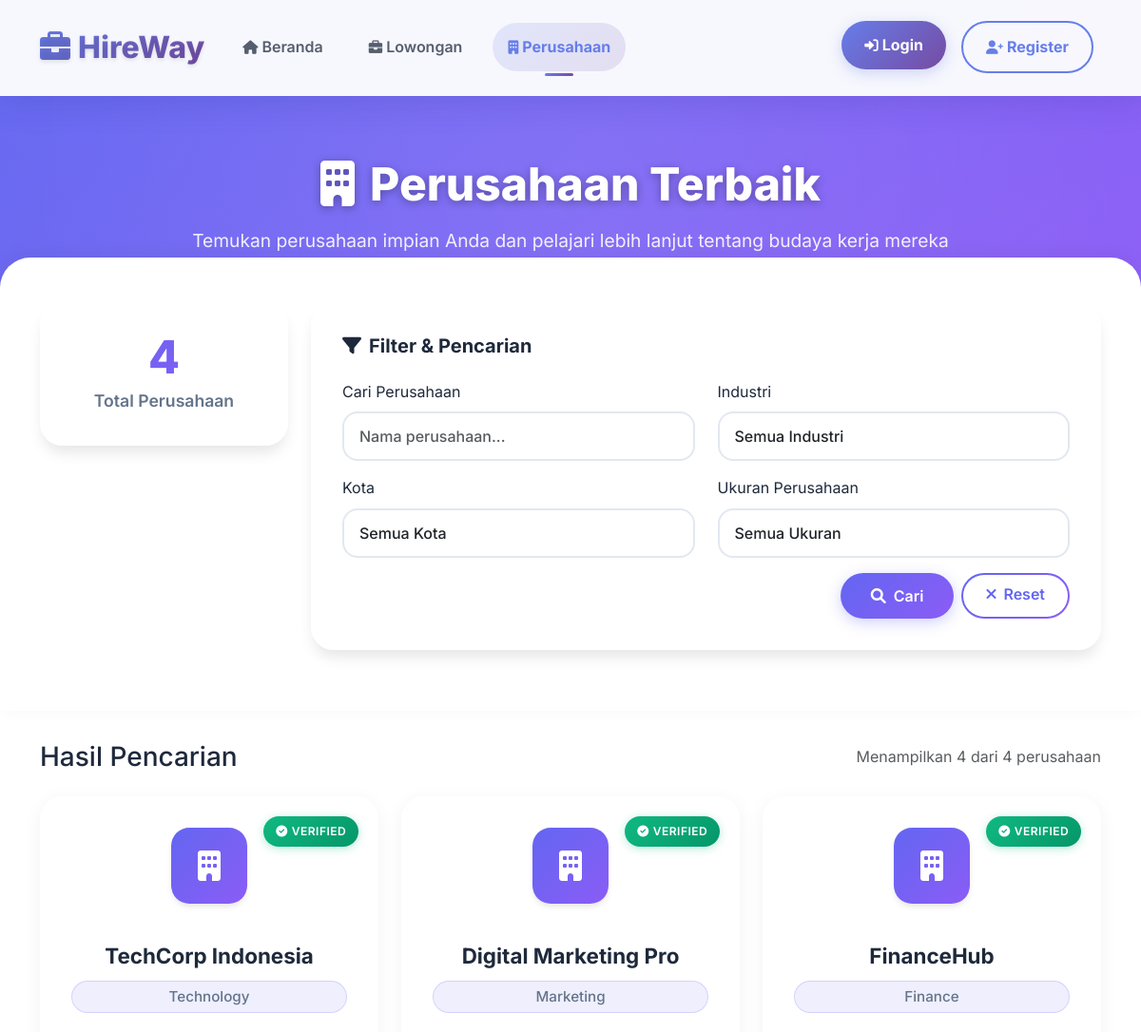
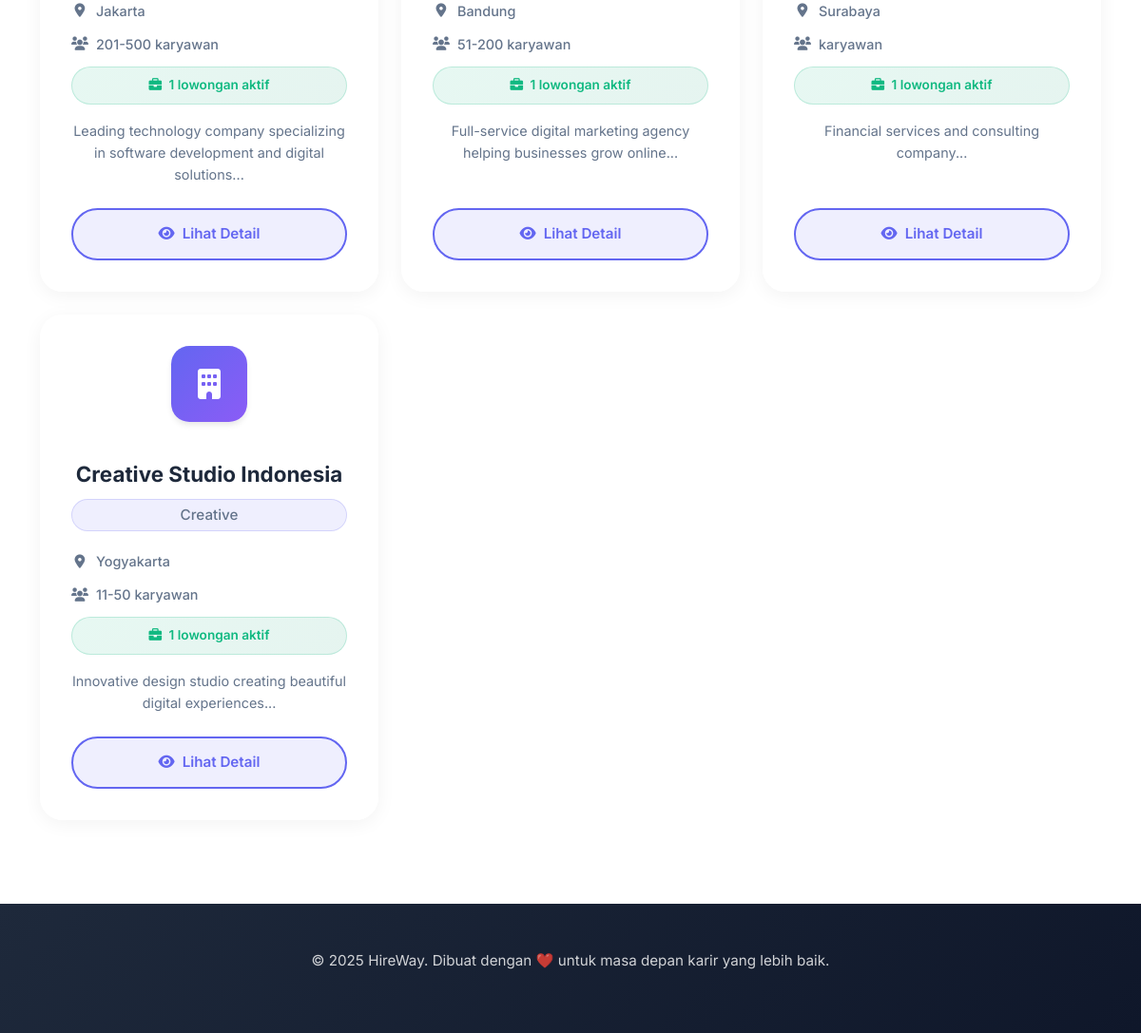
The page /companies.php on the database its author committed (2 pictures, top to bottom).
### tables this page shows
CREATE TABLE companies (
    id INT AUTO_INCREMENT PRIMARY KEY,
    name VARCHAR(150) NOT NULL,
    slug VARCHAR(150) UNIQUE,
    description TEXT,
    industry VARCHAR(100),
    company_size ENUM('1-10', '11-50', '51-200', '201-500', '500+'),
    founded_year YEAR,
    website VARCHAR(255),
    email VARCHAR(100),
    phone VARCHAR(20),
    address TEXT,
    city VARCHAR(100),
    province VARCHAR(100),
    postal_code VARCHAR(10),
    logo VARCHAR(255),
    cover_image VARCHAR(255),
    social_media JSON,
    is_verified BOOLEAN DEFAULT FALSE,
    is_premium BOOLEAN DEFAULT FALSE,
    created_at TIMESTAMP DEFAULT CURRENT_TIMESTAMP,
    updated_at TIMESTAMP DEFAULT CURRENT_TIMESTAMP ON UPDATE CURRENT_TIMESTAMP,
    
    INDEX idx_name (name),
    INDEX idx_slug (slug),
    INDEX idx_industry (industry),
    INDEX idx_city (city),
    INDEX idx_is_verified (is_verified),
    INDEX idx_is_premium (is_premium)
);

### companies.php (the view, shortened to what this page needs)
<?php
require_once 'src/includes/profile_helper.php';
$companies_per_page = 12;
$current_page = isset($_GET['page']) ? max(1, intval($_GET['page'])) : 1;
$offset = ($current_page - 1) * $companies_per_page;
$search = isset($_GET['search']) ? clean_input($_GET['search']) : '';
$sql = "SELECT c.*,
        (SELECT COUNT(*) FROM jobs j WHERE j.company_id = c.id AND j.is_active = 1 AND j.status = 'published') as active_jobs_count,
        (SELECT AVG(rating) FROM reviews r WHERE r.company_id = c.id AND r.is_approved = 1) as avg_rating,
        (SELECT COUNT(*) FROM reviews r WHERE r.company_id = c.id AND r.is_approved = 1) as total_reviews
        FROM companies c WHERE 1=1";
$count_sql = "SELECT COUNT(*) FROM companies c WHERE 1=1";
$params = [];
$count_stmt = $pdo->prepare($count_sql);
$count_stmt->execute($params);
$total_companies = $count_stmt->fetchColumn();
$sql .= " ORDER BY c.is_verified DESC, c.is_premium DESC, c.created_at DESC LIMIT $companies_per_page OFFSET $offset";
$stmt = $pdo->prepare($sql);
$stmt->execute($params);
$companies = $stmt->fetchAll(PDO::FETCH_ASSOC);
?>
<!DOCTYPE html>
<html lang="id">
<head>
    <title>Perusahaan - HireWay</title>    <link href="https://cdn.jsdelivr.net/npm/bootstrap@5.3.0/dist/css/bootstrap.min.css" rel="stylesheet">
    <link href="https://cdnjs.cloudflare.com/ajax/libs/font-awesome/6.0.0/css/all.min.css" rel="stylesheet">
    <link href="assets/css/navbar.css" rel="stylesheet">
</head>
<body>
    <?php include 'src/includes/navbar.php'; ?>
    <section class="page-header">
        <div class="container">
            <div class="page-header-content text-center">
                <h1>
                    <i class="fas fa-building me-3"></i>Perusahaan Terbaik
                </h1>
                <p class="lead">
                    Temukan perusahaan impian Anda dan pelajari lebih lanjut tentang budaya kerja mereka
                </p>
            </div>
        </div>
    </section>
    <section class="search-filter-section">
        <div class="container">        <div class="row">
            <div class="col-lg-3 mb-4">
                <div class="stats-card">
                    <div class="stats-number"><?= $total_companies ?></div>
                    <div class="stats-label">Total Perusahaan</div>
                </div>
            </div>
            <div class="col-lg-9">
                <div class="filter-card">
                    <h5><i class="fas fa-filter me-2"></i>Filter & Pencarian</h5>
                    <form method="GET">
                        <div class="row">
                            <div class="col-md-6 mb-3">
                                <label class="form-label">Cari Perusahaan</label>
                                <input type="text" class="form-control" name="search" value="<?= htmlspecialchars($search) ?>" placeholder="Nama perusahaan...">
                            </div>
                            <div class="col-md-6 mb-3">
                                <label class="form-label">Industri</label>
                                <select class="form-select" name="industry">
                                    <option value="">Semua Industri</option>
                                </select>
                            </div>
                            <div class="col-md-6 mb-3">
                                <label class="form-label">Kota</label>
                                <select class="form-select" name="city">
                                    <option value="">Semua Kota</option>
                                </select>
                            </div>
                            <div class="col-md-6 mb-3">
                                <label class="form-label">Ukuran Perusahaan</label>
                                <select class="form-select" name="size">
                                    <option value="">Semua Ukuran</option>
                                </select>
                            </div>
                        </div>
                        <div class="d-flex gap-2 justify-content-end">
                            <button type="submit" class="btn btn-modern">
                                <i class="fas fa-search me-2"></i>Cari
                            </button>
                            <a href="companies.php" class="btn btn-outline-modern">
                                <i class="fas fa-times me-2"></i>Reset
                            </a>
                        </div>
                    </form>
                </div>
            </div>
        </div>
    </section>
    <section class="companies-container">
        <div class="container">
            <div class="d-flex justify-content-between align-items-center mb-4">
                <h3 class="mb-0">Hasil Pencarian</h3>
                <p class="text-muted mb-0">
                    Menampilkan <?= count($companies) ?> dari <?= $total_companies ?> perusahaan
                </p>
            </div>
            <?php if (empty($companies)): ?>
                <div class="empty-state">
                    <i class="fas fa-building fa-4x"></i>
                    <h4>Tidak Ada Perusahaan Ditemukan 😔</h4>
                    <p>Coba ubah kata kunci pencarian atau filter Anda untuk menemukan perusahaan yang sesuai</p>
                    <a href="companies.php" class="btn btn-modern">
                        <i class="fas fa-refresh me-2"></i>Reset Filter
                    </a>
                </div>
            <?php else: ?>
                <div class="row">
                    <?php foreach ($companies as $index => $company): ?>
                        <div class="col-lg-4 col-md-6 mb-4" style="animation-delay: <?= $index * 0.1 ?>s;">
                            <div class="company-card">
                                <?php if ($company['is_verified']): ?>
                                    <div class="verified-badge">
                                        <i class="fas fa-check-circle me-1"></i>Verified
                                    </div>
                                <?php endif; ?>                                <div class="company-card-content text-center">
                                    <div class="d-flex justify-content-center mb-3">
                                        <?php if ($company['logo']): ?>
                                            <img src="<?= htmlspecialchars($company['logo']) ?>" alt="Company Logo" class="company-logo mx-auto">
                                        <?php else: ?>
                                            <div class="company-logo-placeholder mx-auto">
                                                <i class="fas fa-building"></i>
                                            </div>
                                        <?php endif; ?>
                                    </div>
                                    <h5 class="company-name"><?= htmlspecialchars($company['name']) ?></h5>
                                    <p class="company-industry"><?= htmlspecialchars($company['industry']) ?></p>
                                    <div class="company-meta">
                                        <i class="fas fa-map-marker-alt"></i>
                                        <span><?= htmlspecialchars($company['city']) ?></span>
                                    </div>
                                    <div class="company-meta">
                                        <i class="fas fa-users"></i>
                                        <span><?= htmlspecialchars($company['company_size']) ?> karyawan</span>
                                    </div>
                                    <div class="active-jobs">
                                        <i class="fas fa-briefcase me-1"></i>
                                        <?= $company['active_jobs_count'] ?> lowongan aktif
                                    </div>
                                    <p class="company-description"><?= substr(htmlspecialchars($company['description']), 0, 100) ?>...</p>
                                    <a href="company-detail.php?id=<?= $company['id'] ?>" class="btn btn-company-detail">
                                        <i class="fas fa-eye me-2"></i>Lihat Detail
                                    </a>
                                </div>
                            </div>
                        </div>
                    <?php endforeach; ?>
                </div>
            <?php endif; ?>
        </div>
    </section>
                <footer>
                    <div class="container text-center">
                        <p>&copy; 2025 HireWay. Dibuat dengan ❤️ untuk masa depan karir yang lebih baik.</p>
                    </div>
                </footer>

### assets/css/navbar.css (style rules this page uses)
* { transition: all 0.3s cubic-bezier(0.4, 0, 0.2, 1); }

### rows shown on the page
companies: is_verified 1 (drawn), name "TechCorp Indonesia", industry "Technology", city "Jakarta", company_size "201-500", active_jobs_count "1", description "Leading technology company specializing in software development and digital solutions"
companies: is_verified 1 (drawn), name "Digital Marketing Pro", industry "Marketing", city "Bandung", company_size "51-200", active_jobs_count "1", description "Full-service digital marketing agency helping businesses grow online"
companies: is_verified 1 (drawn), name "FinanceHub", industry "Finance", city "Surabaya", active_jobs_count "1", description "Financial services and consulting company"
companies: name "Creative Studio Indonesia", industry "Creative", city "Yogyakarta", company_size "11-50", active_jobs_count "1", description "Innovative design studio creating beautiful digital experiences"

### other values the page prints
$total_companies "4"
count($companies) "4"
